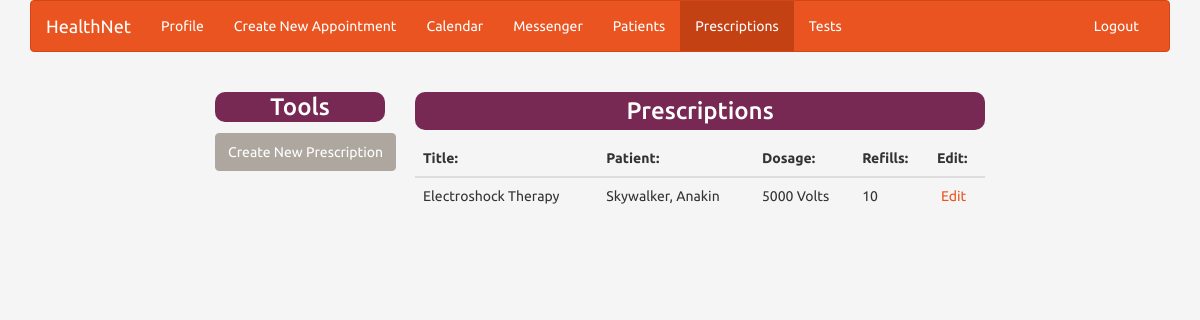
The app's page /viewprescriptions/ (signed in) with its own data.
### meditems/models.py (models this page shows, shortened)
class Prescription(models.Model):
    patient = models.ForeignKey("account.Patient")
    name = models.CharField(max_length=20, blank=True)
    dosage = models.CharField(max_length=20, blank=True)
    refills = models.PositiveIntegerField()
    doc = models.ForeignKey("account.Doctor")

### account/models.py (models this page shows, shortened)
class Patient(models.Model):
    profile = models.ForeignKey(Profile, on_delete=models.CASCADE)
    doctor = models.ForeignKey(Doctor, blank=True, null=True)
    hospital_preferred = models.ForeignKey(Hospital, null=True, blank=True)
    insurance_id = models.CharField(max_length=10, blank=True, null=True)
    height = models.CharField(max_length=5, blank=True, null=True)
    weight = models.CharField(max_length=5, blank=True, null=True)
    age = models.CharField(max_length=3, null=True, blank=True)
    allergies = models.CharField(max_length=50, null=True, blank=True)
    CHOICES = (("YES","YES"),("NO","NO"))
    isAdmitted = models.CharField(max_length=3, null=True, blank=True, choices=CHOICES)
    def __str__(self):
        return self.profile.user.last_name + ", " + self.profile.user.first_name

class Profile(models.Model):
    user = models.ForeignKey(User, on_delete=models.CASCADE)
    streetAddress = models.CharField(max_length=30, blank=True, null=True)
    town = models.CharField(max_length=30, blank=True, null=True)
    zipCode = models.CharField(max_length=5, null=True, blank=True)
    state = models.CharField(max_length=10, blank=True, null=True)
    phoneNumber = models.CharField(max_length=13, null=True, blank=True)
    hospital_assignment = models.ForeignKey(Hospital, null=True, blank=True)

### meditems/views.py (the view)
# urls.py: url(r'^viewprescriptions/',meditems.views.view_prescriptions, name="viewprescriptions"),
def view_prescriptions(request):
    if request.user.is_authenticated:
        user_id = request.user.id
        userType = ""
        """
        sets user type for the rendered page so only content for the specific user type is displayed
        """
        isPatient = (Patient.objects.filter(profile__user_id=user_id).count() == 1)
        isDoctor = (Doctor.objects.filter(profile__user_id=user_id).count() == 1)
        isNurse = (Nurse.objects.filter(profile__user_id=user_id).count() == 1)
        prescriptions = None
        if isPatient:
            userType = "Patient"
            prescriptions = Prescription.objects.filter(patient=Patient.objects.filter(profile__user_id=user_id)[0])
        elif isDoctor:
            userType = "Doctor"
            prescriptions = Prescription.objects.filter(doc=Doctor.objects.filter(profile__user_id=user_id)[0])
        elif isNurse:
            userType = "Nurse"
            nurse = Nurse.objects.filter(profile__user_id=user_id)[0]
            prescriptions = Prescription.objects.filter(patient__profile__hospital_assignment=nurse.profile.hospital_assignment)
        user = Profile.objects.filter(user_id=user_id)[0]
        return render(request, "meditems/viewprescriptions.html", {"usertype": userType, "prescriptions": prescriptions, "user": user})

### meditems/templates/meditems/viewprescriptions.html (shortened to what this page needs)
{% include "navbar.html" %}
{% block content %}
    <body style="background-color: whitesmoke">
    {% if usertype == "Doctor" %}
        <div class="container-fluid col-md-2 col-md-offset-2 text-center">
            <h3 class="text-center" style="color: white; background-color: #772953; border-radius: 10px;
            padding-top: 1%; padding-bottom: 1%;">
                Tools</h3>
            <a href="/newprescription">
                <button class="btn btn-default text-center " style="margin-top: 1%; float: inherit;">Create New
                    Prescription
                </button>
            </a>
        </div>
        <div class="container-fluid col-md-6">
            <h3 class="text-center" style="color: white; background-color: #772953; border-radius: 10px;
            padding-top: 1%; padding-bottom: 1%;">
                Prescriptions</h3>
            <table class="table table-hover table-smoke-background">
                <thead>
                <tr>
                    <th>Title:</th>
                    <th>Patient:</th>
                    <th>Dosage:</th>
                    <th>Refills:</th>
                    <th>Edit:</th>
                </tr>
                </thead>
                <tbody>
                {% for drug in prescriptions %}
                    <tr>
                        <td>{{ drug.name }}</td>
                        <td>{{ drug.patient }}</td>
                        <td>{{ drug.dosage }}</td>
                        <td>{{ drug.refills }}</td>
                        <td><a style="margin-top: 1%; float: inherit; margin-left: 10%;"
                               href="/edit_prescription/{{ drug.id }}">Edit</a></td>
                    </tr>
                {% endfor %}
                </tbody>
            </table>
        </div>
    {% endif %}
    </body>
{% endblock %}

### records on screen
Prescription: name "Electroshock Therapy", patient "Skywalker, Anakin", dosage "5000 Volts", refills "10"
